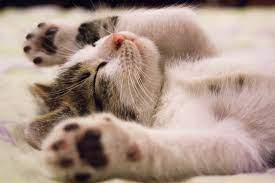
#> input picture Module_3 - Computer Vision & Image Preprocessing/Image Classification/SVM  Image Classification SkLearn/Cat_Test.jpg, 275 x 183 px
$ jupyter execute --allow-errors use-classification-svm-hog.ipynb
#> lines starting #> are read from the running program, lines starting #| are printed output that depends on the picture
#> further down, my_image is the input picture: shape (183, 275, 3); mean B, G, R 136.1, 148.3, 170.8
Estimated time needed: **30** minutes

<h2>Image Classification with HOG and SVM</h2>
<h3>Project: Image_Classification_SVM_CV Studio</h3>
<h3>Training Run: Cats_Or_Dogs</h3>

Now that training is done, you can use your model for predictions. As your recall Support  Vector Machines (SVM) are supervised learning models used for classification. We will be using SVM to classify images.

You will upload your own image and classify using the model from the previous section.

## Objectives

<ul>
    <li>This tool contains the following sections:
        <ul>
            <li>Import Libraries </li>
            <li>Load saved SVM model </li>
            <li>Use the best parameters of <code>C, gamma and the Kernel</code></li>
            <li>Upload your own image and test the model </li>
        </ul>
    </li>
</ul>

----

## Import Important Libraries and Define Auxilary Functions

Libraries for data processing and visualization:

[cell 1]
import numpy as np
import matplotlib.pyplot as plt

Libraries for image pre-processing and classification:

[cell 2]
import cv2
from sklearn.externals import joblib
from skimage.feature import hog

Libraries for OS and Cloud:

[cell 3]
import os
from skillsnetwork import cvstudio

## Set Up CV Studio Client, Get the Model and Annotations

We will load the model from the training run.

#> (a cell that did not finish here is left out)

Get the annotations from CV Studio:

#> (a cell that did not finish here is left out)

Download and load the saved model:

#> (a cell that did not finish here is left out)

#> (a cell that did not finish here is left out)

#> (a cell that did not finish here is left out)

## Practice Exercise - Upload Your Image

Upload your image, and see if your image will be correctly classified.
<p><b>Instructions on How to Upload an Image:</b></p>
Use the upload button and upload an image from your local machine:
<center>

</center>

The image will now be in the directory in which you are working in, to read the image, in a new cell, use the <code>cv2.imread</code> and read its name, for example, I uploaded <code>anothercar.jpg</code> into my current working directory - <code>cv2.imread("anothercar.jpg")</code>.

<center>

</center>

[cell 9]
cv2.imread("Test.jpg")

I have created a function to do it all for you. After importing your image, use the function <code>run_svm</code> to classify the object in your image.

[cell 10]
def run_svm(image):
    ## show the original image
    orig_image = cv2.cvtColor(image, cv2.COLOR_BGR2RGB)
    plt.imshow(orig_image)
    plt.show()
    print('\n')
    ## convert the image into a numpy array
    image = np.array(image).astype('uint8')
    ## resize the image to a size of choice
    image = cv2.resize(image, (64, 64))
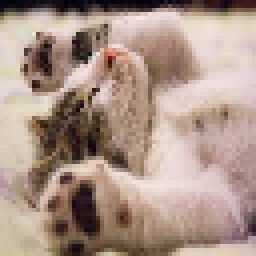
#> image: shape (64, 64, 3) (shown 4 times larger); mean B, G, R 136, 148.2, 170.7
    ## convert to grayscale to reduce the information in the picture
    grey_image = cv2.cvtColor(image, cv2.COLOR_BGR2GRAY)
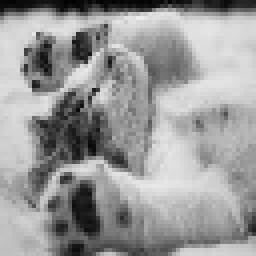
#> grey_image: shape (64, 64) (shown 4 times larger); min 1, max 236, mean 153.6
    ## extract H.O.G features
    hog_features, hog_image = hog(grey_image,
                          visualize=True,
                          block_norm='L2-Hys',
                          pixels_per_cell=(16, 16))
#> hog_features = 324 values, max 0.231 at index 84, min 0.00664 at index 100, mean 0.0963
    ## convert the H.O.G features into a numpy array
    image_array = np.array(hog_features)
#> image_array has the same summary as hog_features
    ## reshape the array
    image_array = image_array.reshape(1, -1)
    ## make a prediction
    svm_pred = svm.predict(image_array)
    ## print the classifier
    print('Your image was classified as a ' + str(annotations['labels'][int(svm_pred[0])]))

Now read and classify your image. Replace <code>your_uploaded_file</code> below with the name of your image as seen in your directory.

[cell 11]
## replace "your_uploaded_file" with your file name
my_image = cv2.imread("Cat_Test.jpg")
## run the above function on the image to get a classification
#> (the rest of this cell did not finish here and is left out)
